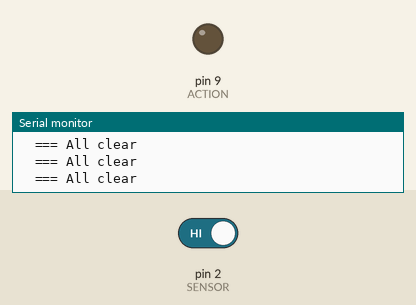
This sketch was run on a simulated Arduino Uno, built with avr-gcc and run on an emulated ATmega328P. Parts: output pins drawn as LEDs (lit = HIGH), the last lines printed to the serial monitor. The inputs (shaded band) are chosen by the test bench; at power-on: pin 2 (SENSOR) HIGH.

Above: at 1.8 s.
1.9 s: pin 2 (SENSOR) driven LOW
At 3.1 s:
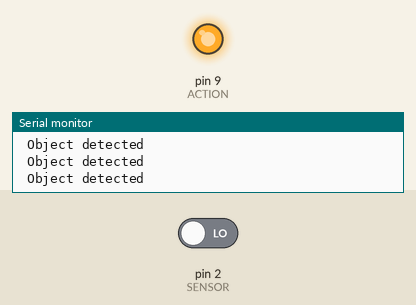
3.5 s: pin 2 (SENSOR) driven HIGH
At 4.3 s:
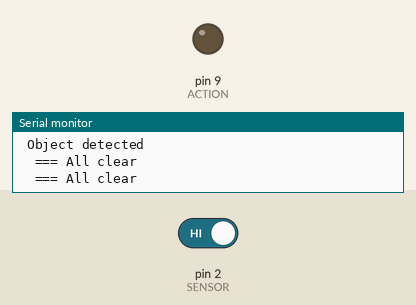
Timing chart, 0 to 6.5 s (numbered marks = the images above; inputs shaded):
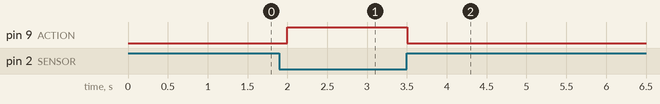

Measured:
- after the input at 1.9 s, pin 9 (ACTION): LOW → HIGH after 0.10 s
- after the input at 3.5 s, pin 9 (ACTION): HIGH → LOW at once

The sketch:

sketch_sep12a.ino
```cpp
/*

 * This is the Arduino code for LE18-D80NK Infrared Obstacle Avoidance Sensor
This code is to use E18-D80NK Infrared Sensor to detect obstacle and trigger an
event like starting or stopping motor or servo or relay or anything else.


 *  *
 // Writeen by Ahmad S. for Robojax.com on
// on Feb 22, 2018 at 20:50 om  city of Ajax, Ontario, Canada
 * Permission granted to share this code given that this
 * note is kept with the code.
 * Disclaimer: this code is "AS IS" and for educational purpose only.
 *
 * watch LE18-D80NK  video for details https://youtu.be/MrYsmAwzfrM
 * Code is available at http://robojax.com/learn/arduino
the Wiring:
Brown: 5V DC
Blue:  GNG
Black: Signal, to PIN 2

Code link:
https://robojax.com/learn/arduino/?vid=robojax-E18-D80NK-IR-Switch


 *

*/
#define SENSOR 2 // define pint 2 for sensor
#define ACTION 9 // define pin 9 as for ACTION

/*
 * Permission granted to share this code given that this
 * note is kept with the code.
 * Disclaimer: this code is "AS IS" and for educational purpose only.
 *
 */

void setup() {
  // E18-D80NK Obstacle Sensor Code by Robojax.com 2018022
  Serial.begin(9600);// setup Serial Monitor to display information
  pinMode(SENSOR, INPUT_PULLUP);// define pin as Input  sensor
  pinMode(ACTION, OUTPUT);// define pin as OUTPUT for ACTION
}

void loop() {
  // E18-D80NK Obstacle Sensor Code by Robojax.com 2018022
  int L =digitalRead(SENSOR);// read the sensor

      if(L == 0){
    Serial.println(" Object detected");
    digitalWrite(ACTION,HIGH);// send singal

     }else{

     Serial.println("  === All clear");
     digitalWrite(ACTION,LOW);// turn the relay OFF
     }
  delay(500);
 // E18-D80NK Obstacle Sensor Code by Robojax.com 2018022
}
```
